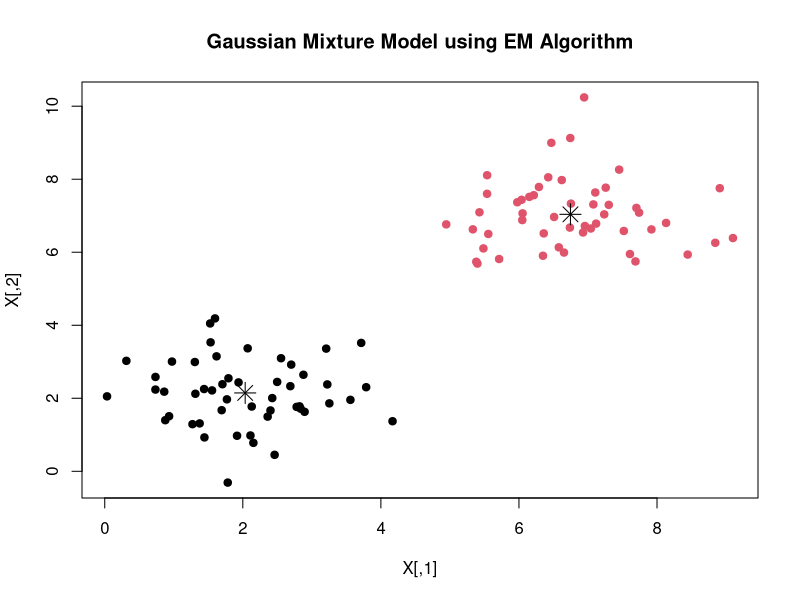

Generate this figure with R:
# ==============================
# EM Algorithm for GMM from Scratch
# ==============================

set.seed(123)

# ------------------------------
# Sample Dataset
# ------------------------------
data1 <- matrix(rnorm(100, mean = 2, sd = 1), ncol = 2)
data2 <- matrix(rnorm(100, mean = 7, sd = 1), ncol = 2)
X <- rbind(data1, data2)

n <- nrow(X)
d <- ncol(X)
K <- 2

# ------------------------------
# Initialize Parameters
# ------------------------------
weights <- rep(1/K, K)
means <- X[sample(1:n, K), ]
covs <- array(0, dim = c(d, d, K))

for(k in 1:K){
  covs[,,k] <- diag(d)
}

# ------------------------------
# Multivariate Gaussian Function
# ------------------------------
dmvnorm_custom <- function(x, mean, sigma){

  sigma <- sigma + diag(1e-6, nrow(sigma))

  detSigma <- det(sigma)

  invSigma <- solve(sigma)

  diff <- matrix(x - mean, ncol = 1)

  exponent <- -0.5 * t(diff) %*% invSigma %*% diff

  value <- exp(exponent) /
    sqrt((2*pi)^length(mean) * detSigma)

  return(as.numeric(value))
}

# ------------------------------
# EM Parameters
# ------------------------------
max_iter <- 100
tol <- 1e-6
loglik_old <- -Inf

# ------------------------------
# EM Algorithm
# ------------------------------
for(iter in 1:max_iter){

  # ---------- E Step ----------
  gamma <- matrix(0, n, K)

  for(i in 1:n){

    for(k in 1:K){

      gamma[i,k] <- weights[k] *
        dmvnorm_custom(X[i,], means[k,], covs[,,k])

    }

    gamma[i,] <- gamma[i,] / sum(gamma[i,])

  }

  # ---------- M Step ----------
  Nk <- colSums(gamma)

  weights <- Nk / n

  for(k in 1:K){

    means[k,] <- colSums(gamma[,k] * X) / Nk[k]

    sigma <- matrix(0, d, d)

    for(i in 1:n){

      diff <- matrix(X[i,] - means[k,], ncol=1)

      sigma <- sigma +
        gamma[i,k] * (diff %*% t(diff))

    }

    covs[,,k] <- sigma / Nk[k] +
      diag(1e-6, d)

  }

  # ---------- Log Likelihood ----------
  loglik <- 0

  for(i in 1:n){

    temp <- 0

    for(k in 1:K){

      temp <- temp +
        weights[k] *
        dmvnorm_custom(X[i,], means[k,], covs[,,k])

    }

    loglik <- loglik + log(temp)

  }

  cat("Iteration:", iter,
      " LogLikelihood:", loglik, "\n")

  if(abs(loglik - loglik_old) < tol){

    cat("\nAlgorithm Converged!\n")

    break

  }

  loglik_old <- loglik

}

# ------------------------------
# Final Cluster Assignment
# ------------------------------
clusters <- apply(gamma, 1, which.max)

# ------------------------------
# Results
# ------------------------------
cat("\nFinal Mixture Weights:\n")
print(weights)

cat("\nFinal Means:\n")
print(means)

cat("\nFinal Covariance Matrices:\n")
print(covs)

cat("\nCluster Assignment:\n")
print(clusters)

# ------------------------------
# Plot
# ------------------------------
plot(X,
     col = clusters,
     pch = 19,
     main = "Gaussian Mixture Model using EM Algorithm")
points(means,
       col = "black",
       pch = 8,
       cex = 2)
